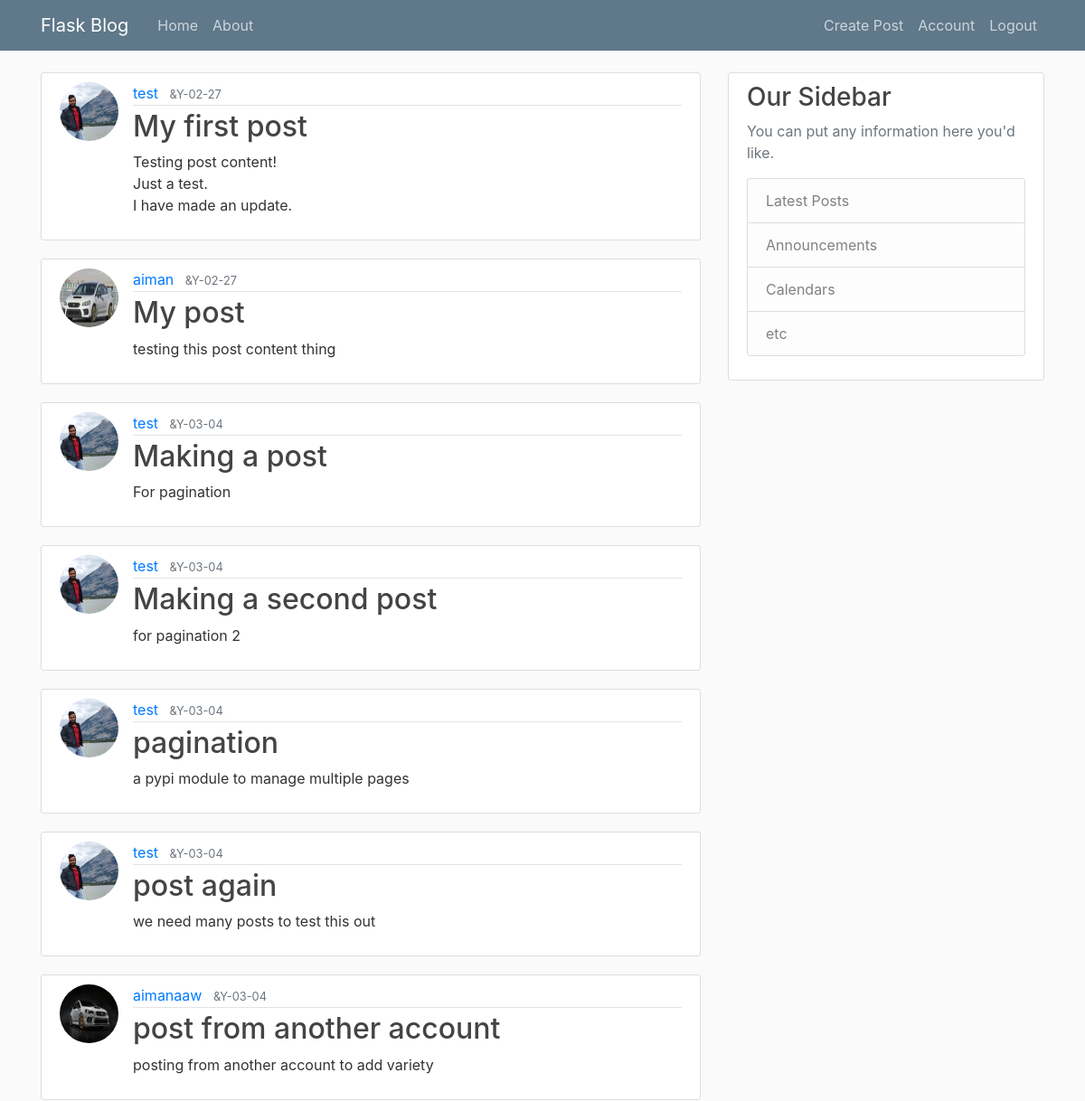
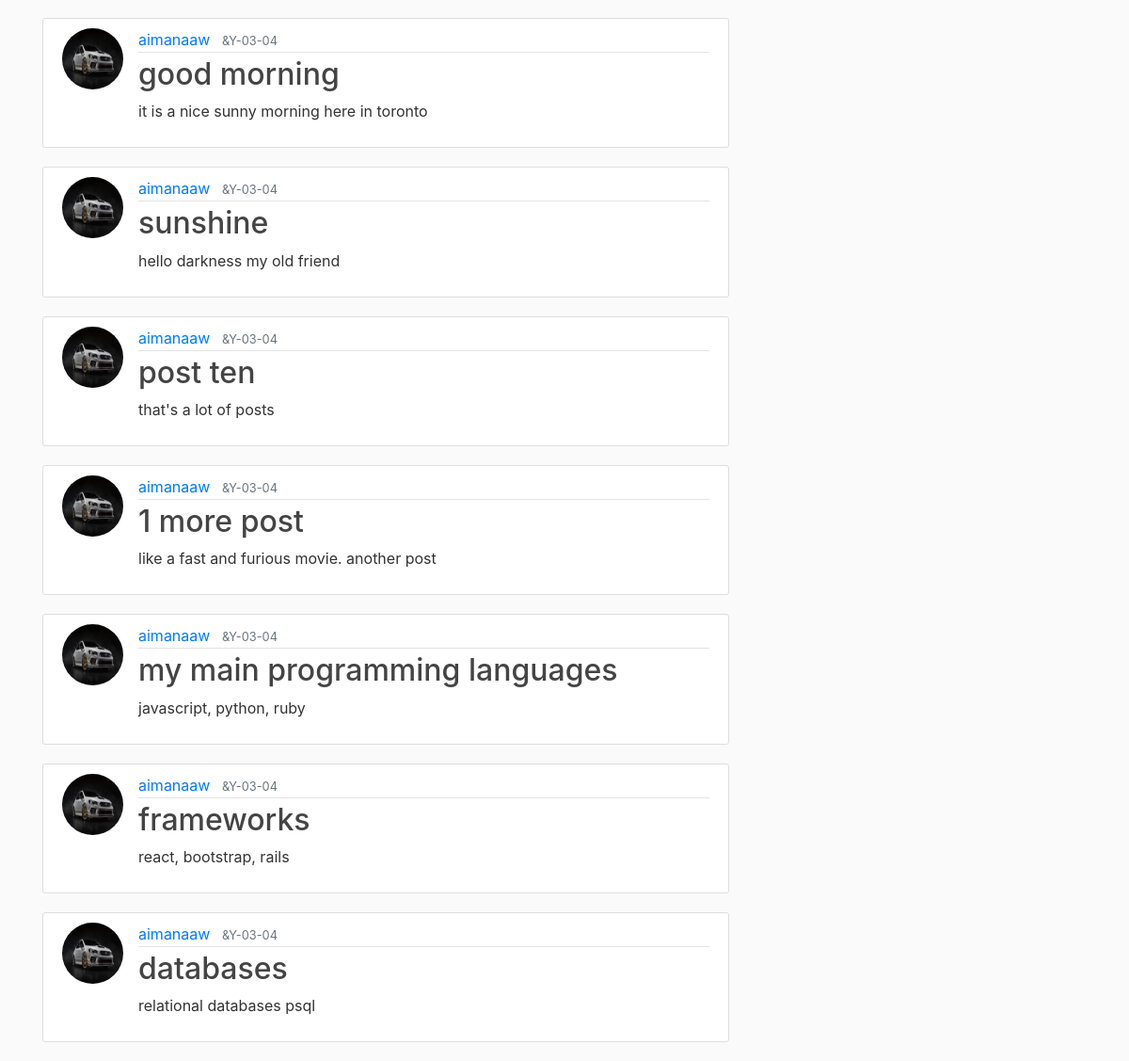
Screenshot of /home (signed in) with the database file from the repository (2 pictures, top to bottom).
### flaskblog/models.py (models this page shows, shortened)
class Post(db.Model):
    id = db.Column(db.Integer, primary_key=True)
    title = db.Column(db.String(100), nullable=False)
    date_posted = db.Column(db.DateTime, nullable=False, default=datetime.utcnow)
    content = db.Column(db.Text, nullable=False)
    user_id = db.Column(db.Integer, db.ForeignKey('user.id'), nullable=False)

class User(db.Model, UserMixin):
    id = db.Column(db.Integer, primary_key=True)
    username = db.Column(db.String(20), unique=True, nullable=False)
    email = db.Column(db.String(120), unique=True, nullable=False)
    image_file = db.Column(db.String(20), nullable=False, default='default.jpg')
    password = db.Column(db.String(60), nullable=False)
    posts = db.relationship('Post', backref='author', lazy=True)

### flaskblog/routes.py (the view)
@app.route('/')
@app.route('/home')
def home():
    posts = Post.query.all()
    return render_template('home.html', posts=posts)

### flaskblog/models.py (called while the page is built)
@login_manager.user_loader
def load_user(user_id):
    return User.query.get(int(user_id))

### flaskblog/templates/home.html
{% extends "layout.html" %} {% block content %} {% for post in posts %}
<article class="media content-section">
  <img class="rounded-circle article-img" src="{{ url_for('static', filename='profile_pics/' + post.author.image_file) }}">
  <div class="media-body">
    <div class="article-metadata">
      <a class="mr-2" href="#">{{ post.author.username }}</a>
      <small class="text-muted">{{ post.date_posted.strftime('&Y-%m-%d') }}</small>
    </div>
    <h2><a class="article-title" href="{{ url_for('post', post_id=post.id) }}">{{ post.title }}</a></h2>
    <p class="article-content">{{ post.content }}</p>
  </div>
</article>
{% endfor %} {% endblock content %}

### flaskblog/static/main.css (style rules this page uses)
body { background: #fafafa; color: #333333; margin-top: 5rem; }
h1, h2, h3, h4, h5, h6 { color: #444444; }
.content-section { background: #ffffff; padding: 10px 20px; border: 1px solid #dddddd; border-radius: 3px; margin-bottom: 20px; }
.article-title { color: #444444; }
.article-content { white-space: pre-line; }
.article-img { height: 65px; width: 65px; margin-right: 16px; }
.article-metadata { padding-bottom: 1px; margin-bottom: 4px; border-bottom: 1px solid #e3e3e3 }

### rows the page displays
Post: image_file (picture), author.username "test", date_posted "&Y-02-27", title "My first post", content "Testing post content! Just a test. I have made an update."
Post: image_file (picture), author.username "aiman", date_posted "&Y-02-27", title "My post", content "testing this post content thing"
Post: image_file (picture), author.username "test", date_posted "&Y-03-04", title "Making a post", content "For pagination"
Post: image_file (picture), author.username "test", date_posted "&Y-03-04", title "Making a second post", content "for pagination 2"
Post: image_file (picture), author.username "test", date_posted "&Y-03-04", title "pagination", content "a pypi module to manage multiple pages"
Post: image_file (picture), author.username "test", date_posted "&Y-03-04", title "post again", content "we need many posts to test this out"
Post: image_file (picture), author.username "aimanaaw", date_posted "&Y-03-04", title "post from another account", content "posting from another account to add variety"
Post: image_file (picture), author.username "aimanaaw", date_posted "&Y-03-04", title "good morning", content "it is a nice sunny morning here in toronto"
Post: image_file (picture), author.username "aimanaaw", date_posted "&Y-03-04", title "sunshine", content "hello darkness my old friend"
Post: image_file (picture), author.username "aimanaaw", date_posted "&Y-03-04", title "post ten", content "that's a lot of posts"
Post: image_file (picture), author.username "aimanaaw", date_posted "&Y-03-04", title "1 more post", content "like a fast and furious movie. another post"
Post: image_file (picture), author.username "aimanaaw", date_posted "&Y-03-04", title "my main programming languages", content "javascript, python, ruby"
Post: image_file (picture), author.username "aimanaaw", date_posted "&Y-03-04", title "frameworks", content "react, bootstrap, rails"
Post: image_file (picture), author.username "aimanaaw", date_posted "&Y-03-04", title "databases", content "relational databases psql"
